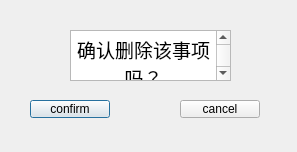
<?xml version="1.0" encoding="UTF-8"?>
<ui version="4.0">
 <class>Delete_Schedule</class>
 <widget class="QDialog" name="Delete_Schedule">
  <property name="geometry">
   <rect>
    <x>0</x>
    <y>0</y>
    <width>297</width>
    <height>152</height>
   </rect>
  </property>
  <property name="windowTitle">
   <string>Dialog</string>
  </property>
  <widget class="QPushButton" name="del_confirmButton">
   <property name="geometry">
    <rect>
     <x>30</x>
     <y>100</y>
     <width>80</width>
     <height>18</height>
    </rect>
   </property>
   <property name="text">
    <string>confirm</string>
   </property>
  </widget>
  <widget class="QPushButton" name="del_concelButton">
   <property name="geometry">
    <rect>
     <x>180</x>
     <y>100</y>
     <width>80</width>
     <height>18</height>
    </rect>
   </property>
   <property name="text">
    <string>cancel</string>
   </property>
  </widget>
  <widget class="QTextBrowser" name="textBrowser">
   <property name="geometry">
    <rect>
     <x>70</x>
     <y>30</y>
     <width>161</width>
     <height>51</height>
    </rect>
   </property>
   <property name="html">
    <string>&lt;!DOCTYPE HTML PUBLIC &quot;-//W3C//DTD HTML 4.0//EN&quot; &quot;http://www.w3.org/TR/REC-html40/strict.dtd&quot;&gt;
&lt;html&gt;&lt;head&gt;&lt;meta name=&quot;qrichtext&quot; content=&quot;1&quot; /&gt;&lt;meta charset=&quot;utf-8&quot; /&gt;&lt;style type=&quot;text/css&quot;&gt;
p, li { white-space: pre-wrap; }
hr { height: 1px; border-width: 0; }
li.unchecked::marker { content: &quot;\2610&quot;; }
li.checked::marker { content: &quot;\2612&quot;; }
&lt;/style&gt;&lt;/head&gt;&lt;body style=&quot; font-family:'Microsoft YaHei UI'; font-size:9pt; font-weight:400; font-style:normal;&quot;&gt;
&lt;p align=&quot;center&quot; style=&quot; margin-top:0px; margin-bottom:0px; margin-left:0px; margin-right:0px; -qt-block-indent:0; text-indent:0px;&quot;&gt;&lt;span style=&quot; font-size:14pt;&quot;&gt;确认删除该事项吗？&lt;/span&gt;&lt;/p&gt;&lt;/body&gt;&lt;/html&gt;</string>
   </property>
  </widget>
 </widget>
 <resources/>
 <connections/>
</ui>
